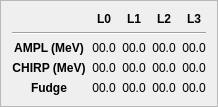
       <widget class="QFrame" name="LEM_abstr">
        <property name="maximumSize">
         <size>
          <width>16777215</width>
          <height>150</height>
         </size>
        </property>
        <property name="frameShape">
         <enum>QFrame::StyledPanel</enum>
        </property>
        <property name="frameShadow">
         <enum>QFrame::Raised</enum>
        </property>
        <layout class="QGridLayout" name="gridLayout_4">
         <item row="2" column="2">
          <widget class="PyDMLabel" name="ampl_l0">
           <property name="font">
            <font>
             <pointsize>9</pointsize>
            </font>
           </property>
           <property name="toolTip">
            <string/>
           </property>
           <property name="styleSheet">
            <string notr="true"/>
           </property>
           <property name="frameShape">
            <enum>QFrame::NoFrame</enum>
           </property>
           <property name="frameShadow">
            <enum>QFrame::Plain</enum>
           </property>
           <property name="text">
            <string>00.0</string>
           </property>
           <property name="alignment">
            <set>Qt::AlignCenter</set>
           </property>
           <property name="precision" stdset="0">
            <number>0</number>
           </property>
           <property name="showUnits" stdset="0">
            <bool>false</bool>
           </property>
           <property name="precisionFromPV" stdset="0">
            <bool>true</bool>
           </property>
           <property name="alarmSensitiveContent" stdset="0">
            <bool>false</bool>
           </property>
           <property name="alarmSensitiveBorder" stdset="0">
            <bool>false</bool>
           </property>
           <property name="PyDMToolTip" stdset="0">
            <string/>
           </property>
           <property name="channel" stdset="0">
            <string>pva://BMAD:SYS0:1:FACET2E:LEM:L0_AMPL</string>
           </property>
           <property name="enableRichText" stdset="0">
            <bool>false</bool>
           </property>
          </widget>
         </item>
         <item row="4" column="2">
          <widget class="PyDMLabel" name="fudge_l0">
           <property name="font">
            <font>
             <pointsize>9</pointsize>
            </font>
           </property>
           <property name="toolTip">
            <string/>
           </property>
           <property name="styleSheet">
            <string notr="true"/>
           </property>
           <property name="frameShape">
            <enum>QFrame::NoFrame</enum>
           </property>
           <property name="frameShadow">
            <enum>QFrame::Plain</enum>
           </property>
           <property name="text">
            <string>00.0</string>
           </property>
           <property name="alignment">
            <set>Qt::AlignCenter</set>
           </property>
           <property name="precision" stdset="0">
            <number>3</number>
           </property>
           <property name="showUnits" stdset="0">
            <bool>false</bool>
           </property>
           <property name="precisionFromPV" stdset="0">
            <bool>false</bool>
           </property>
           <property name="alarmSensitiveContent" stdset="0">
            <bool>false</bool>
           </property>
           <property name="alarmSensitiveBorder" stdset="0">
            <bool>false</bool>
           </property>
           <property name="PyDMToolTip" stdset="0">
            <string/>
           </property>
           <property name="channel" stdset="0">
            <string>pva://BMAD:SYS0:1:FACET2E:LEM:L0_FUDGE</string>
           </property>
           <property name="enableRichText" stdset="0">
            <bool>false</bool>
           </property>
          </widget>
         </item>
         <item row="0" column="4">
          <widget class="QLabel" name="label_3">
           <property name="font">
            <font>
             <weight>75</weight>
             <bold>true</bold>
            </font>
           </property>
           <property name="text">
            <string>L2</string>
           </property>
           <property name="alignment">
            <set>Qt::AlignCenter</set>
           </property>
          </widget>
         </item>
         <item row="0" column="5">
          <widget class="QLabel" name="label_4">
           <property name="font">
            <font>
             <weight>75</weight>
             <bold>true</bold>
            </font>
           </property>
           <property name="text">
            <string>L3</string>
           </property>
           <property name="alignment">
            <set>Qt::AlignCenter</set>
           </property>
          </widget>
         </item>
         <item row="4" column="5">
          <widget class="PyDMLabel" name="fudge_l3">
           <property name="font">
            <font>
             <pointsize>9</pointsize>
            </font>
           </property>
           <property name="toolTip">
            <string/>
           </property>
           <property name="styleSheet">
            <string notr="true"/>
           </property>
           <property name="frameShape">
            <enum>QFrame::NoFrame</enum>
           </property>
           <property name="frameShadow">
            <enum>QFrame::Plain</enum>
           </property>
           <property name="text">
            <string>00.0</string>
           </property>
           <property name="alignment">
            <set>Qt::AlignCenter</set>
           </property>
           <property name="precision" stdset="0">
            <number>3</number>
           </property>
           <property name="showUnits" stdset="0">
            <bool>false</bool>
           </property>
           <property name="precisionFromPV" stdset="0">
            <bool>false</bool>
           </property>
           <property name="alarmSensitiveContent" stdset="0">
            <bool>false</bool>
           </property>
           <property name="alarmSensitiveBorder" stdset="0">
            <bool>false</bool>
           </property>
           <property name="PyDMToolTip" stdset="0">
            <string/>
           </property>
           <property name="channel" stdset="0">
            <string>pva://BMAD:SYS0:1:FACET2E:LEM:L3_FUDGE</string>
           </property>
           <property name="enableRichText" stdset="0">
            <bool>false</bool>
           </property>
          </widget>
         </item>
         <item row="3" column="5">
          <widget class="PyDMLabel" name="chirp_l3">
           <property name="font">
            <font>
             <pointsize>9</pointsize>
            </font>
           </property>
           <property name="toolTip">
            <string/>
           </property>
           <property name="styleSheet">
            <string notr="true"/>
           </property>
           <property name="frameShape">
            <enum>QFrame::NoFrame</enum>
           </property>
           <property name="frameShadow">
            <enum>QFrame::Plain</enum>
           </property>
           <property name="text">
            <string>00.0</string>
           </property>
           <property name="alignment">
            <set>Qt::AlignCenter</set>
           </property>
           <property name="precision" stdset="0">
            <number>0</number>
           </property>
           <property name="showUnits" stdset="0">
            <bool>false</bool>
           </property>
           <property name="precisionFromPV" stdset="0">
            <bool>true</bool>
           </property>
           <property name="alarmSensitiveContent" stdset="0">
            <bool>false</bool>
           </property>
           <property name="alarmSensitiveBorder" stdset="0">
            <bool>false</bool>
           </property>
           <property name="PyDMToolTip" stdset="0">
            <string/>
           </property>
           <property name="channel" stdset="0">
            <string>pva://BMAD:SYS0:1:FACET2E:LEM:L3_CHIRP</string>
           </property>
           <property name="enableRichText" stdset="0">
            <bool>false</bool>
           </property>
          </widget>
         </item>
         <item row="1" column="1" colspan="5">
          <widget class="Line" name="line_5">
           <property name="orientation">
            <enum>Qt::Horizontal</enum>
           </property>
          </widget>
         </item>
         <item row="4" column="4">
          <widget class="PyDMLabel" name="fudgle_l2">
           <property name="font">
            <font>
             <pointsize>9</pointsize>
            </font>
           </property>
           <property name="toolTip">
            <string/>
           </property>
           <property name="styleSheet">
            <string notr="true"/>
           </property>
           <property name="frameShape">
            <enum>QFrame::NoFrame</enum>
           </property>
           <property name="frameShadow">
            <enum>QFrame::Plain</enum>
           </property>
           <property name="text">
            <string>00.0</string>
           </property>
           <property name="alignment">
            <set>Qt::AlignCenter</set>
           </property>
           <property name="precision" stdset="0">
            <number>3</number>
           </property>
           <property name="showUnits" stdset="0">
            <bool>false</bool>
           </property>
           <property name="precisionFromPV" stdset="0">
            <bool>false</bool>
           </property>
           <property name="alarmSensitiveContent" stdset="0">
            <bool>false</bool>
           </property>
           <property name="alarmSensitiveBorder" stdset="0">
            <bool>false</bool>
           </property>
           <property name="PyDMToolTip" stdset="0">
            <string/>
           </property>
           <property name="channel" stdset="0">
            <string>pva://BMAD:SYS0:1:FACET2E:LEM:L2_FUDGE</string>
           </property>
           <property name="enableRichText" stdset="0">
            <bool>false</bool>
           </property>
          </widget>
         </item>
         <item row="2" column="3">
          <widget class="PyDMLabel" name="ampl_l1">
           <property name="font">
            <font>
             <pointsize>9</pointsize>
            </font>
           </property>
           <property name="toolTip">
            <string/>
           </property>
           <property name="styleSheet">
            <string notr="true"/>
           </property>
           <property name="frameShape">
            <enum>QFrame::NoFrame</enum>
           </property>
           <property name="frameShadow">
            <enum>QFrame::Plain</enum>
           </property>
           <property name="text">
            <string>00.0</string>
           </property>
           <property name="alignment">
            <set>Qt::AlignCenter</set>
           </property>
           <property name="precision" stdset="0">
            <number>0</number>
           </property>
           <property name="showUnits" stdset="0">
            <bool>false</bool>
           </property>
           <property name="precisionFromPV" stdset="0">
            <bool>true</bool>
           </property>
           <property name="alarmSensitiveContent" stdset="0">
            <bool>false</bool>
           </property>
           <property name="alarmSensitiveBorder" stdset="0">
            <bool>false</bool>
           </property>
           <property name="PyDMToolTip" stdset="0">
            <string/>
           </property>
           <property name="channel" stdset="0">
            <string>pva://BMAD:SYS0:1:FACET2E:LEM:L1_AMPL</string>
           </property>
           <property name="enableRichText" stdset="0">
            <bool>false</bool>
           </property>
          </widget>
         </item>
         <item row="4" column="3">
          <widget class="PyDMLabel" name="fudge_l1">
           <property name="font">
            <font>
             <pointsize>9</pointsize>
            </font>
           </property>
           <property name="toolTip">
            <string/>
           </property>
           <property name="styleSheet">
            <string notr="true"/>
           </property>
           <property name="frameShape">
            <enum>QFrame::NoFrame</enum>
           </property>
           <property name="frameShadow">
            <enum>QFrame::Plain</enum>
           </property>
           <property name="text">
            <string>00.0</string>
           </property>
           <property name="alignment">
            <set>Qt::AlignCenter</set>
           </property>
           <property name="precision" stdset="0">
            <number>3</number>
           </property>
           <property name="showUnits" stdset="0">
            <bool>false</bool>
           </property>
           <property name="precisionFromPV" stdset="0">
            <bool>false</bool>
           </property>
           <property name="alarmSensitiveContent" stdset="0">
            <bool>false</bool>
           </property>
           <property name="alarmSensitiveBorder" stdset="0">
            <bool>false</bool>
           </property>
           <property name="PyDMToolTip" stdset="0">
            <string/>
           </property>
           <property name="channel" stdset="0">
            <string>pva://BMAD:SYS0:1:FACET2E:LEM:L1_FUDGE</string>
           </property>
           <property name="enableRichText" stdset="0">
            <bool>false</bool>
           </property>
          </widget>
         </item>
         <item row="0" column="3">
          <widget class="QLabel" name="label_2">
           <property name="font">
            <font>
             <weight>75</weight>
             <bold>true</bold>
            </font>
           </property>
           <property name="text">
            <string>L1</string>
           </property>
           <property name="alignment">
            <set>Qt::AlignCenter</set>
           </property>
          </widget>
         </item>
         <item row="2" column="1">
          <widget class="QLabel" name="label_6">
           <property name="font">
            <font>
             <weight>75</weight>
             <bold>true</bold>
            </font>
           </property>
           <property name="text">
            <string>AMPL (MeV)</string>
           </property>
           <property name="alignment">
            <set>Qt::AlignCenter</set>
           </property>
          </widget>
         </item>
         <item row="4" column="1">
          <widget class="QLabel" name="label_12">
           <property name="font">
            <font>
             <weight>75</weight>
             <bold>true</bold>
            </font>
           </property>
           <property name="text">
            <string>Fudge</string>
           </property>
           <property name="alignment">
            <set>Qt::AlignCenter</set>
           </property>
          </widget>
         </item>
         <item row="3" column="4">
          <widget class="PyDMLabel" name="chirp_l2">
           <property name="font">
            <font>
             <pointsize>9</pointsize>
            </font>
           </property>
           <property name="toolTip">
            <string/>
           </property>
           <property name="styleSheet">
            <string notr="true"/>
           </property>
           <property name="frameShape">
            <enum>QFrame::NoFrame</enum>
           </property>
           <property name="frameShadow">
            <enum>QFrame::Plain</enum>
           </property>
           <property name="text">
            <string>00.0</string>
           </property>
           <property name="alignment">
            <set>Qt::AlignCenter</set>
           </property>
           <property name="precision" stdset="0">
            <number>0</number>
           </property>
           <property name="showUnits" stdset="0">
            <bool>false</bool>
           </property>
           <property name="precisionFromPV" stdset="0">
            <bool>true</bool>
           </property>
           <property name="alarmSensitiveContent" stdset="0">
            <bool>false</bool>
           </property>
           <property name="alarmSensitiveBorder" stdset="0">
            <bool>false</bool>
           </property>
           <property name="PyDMToolTip" stdset="0">
            <string/>
           </property>
           <property name="channel" stdset="0">
            <string>pva://BMAD:SYS0:1:FACET2E:LEM:L2_CHIRP</string>
           </property>
           <property name="enableRichText" stdset="0">
            <bool>false</bool>
           </property>
          </widget>
         </item>
         <item row="3" column="3">
          <widget class="PyDMLabel" name="chirp_l1">
           <property name="font">
            <font>
             <pointsize>9</pointsize>
            </font>
           </property>
           <property name="toolTip">
            <string/>
           </property>
           <property name="styleSheet">
            <string notr="true"/>
           </property>
           <property name="frameShape">
            <enum>QFrame::NoFrame</enum>
           </property>
           <property name="frameShadow">
            <enum>QFrame::Plain</enum>
           </property>
           <property name="text">
            <string>00.0</string>
           </property>
           <property name="alignment">
            <set>Qt::AlignCenter</set>
           </property>
           <property name="precision" stdset="0">
            <number>0</number>
           </property>
           <property name="showUnits" stdset="0">
            <bool>false</bool>
           </property>
           <property name="precisionFromPV" stdset="0">
            <bool>true</bool>
           </property>
           <property name="alarmSensitiveContent" stdset="0">
            <bool>false</bool>
           </property>
           <property name="alarmSensitiveBorder" stdset="0">
            <bool>false</bool>
           </property>
           <property name="PyDMToolTip" stdset="0">
            <string/>
           </property>
           <property name="channel" stdset="0">
            <string>pva://BMAD:SYS0:1:FACET2E:LEM:L1_CHIRP</string>
           </property>
           <property name="enableRichText" stdset="0">
            <bool>false</bool>
           </property>
          </widget>
         </item>
         <item row="2" column="4">
          <widget class="PyDMLabel" name="ampl_l2">
           <property name="font">
            <font>
             <pointsize>9</pointsize>
            </font>
           </property>
           <property name="toolTip">
            <string/>
           </property>
           <property name="styleSheet">
            <string notr="true"/>
           </property>
           <property name="frameShape">
            <enum>QFrame::NoFrame</enum>
           </property>
           <property name="frameShadow">
            <enum>QFrame::Plain</enum>
           </property>
           <property name="text">
            <string>00.0</string>
           </property>
           <property name="alignment">
            <set>Qt::AlignCenter</set>
           </property>
           <property name="precision" stdset="0">
            <number>0</number>
           </property>
           <property name="showUnits" stdset="0">
            <bool>false</bool>
           </property>
           <property name="precisionFromPV" stdset="0">
            <bool>true</bool>
           </property>
           <property name="alarmSensitiveContent" stdset="0">
            <bool>false</bool>
           </property>
           <property name="alarmSensitiveBorder" stdset="0">
            <bool>false</bool>
           </property>
           <property name="PyDMToolTip" stdset="0">
            <string/>
           </property>
           <property name="channel" stdset="0">
            <string>pva://BMAD:SYS0:1:FACET2E:LEM:L2_AMPL</string>
           </property>
           <property name="enableRichText" stdset="0">
            <bool>false</bool>
           </property>
          </widget>
         </item>
         <item row="3" column="2">
          <widget class="PyDMLabel" name="chirp_l0">
           <property name="font">
            <font>
             <pointsize>9</pointsize>
            </font>
           </property>
           <property name="toolTip">
            <string/>
           </property>
           <property name="styleSheet">
            <string notr="true"/>
           </property>
           <property name="frameShape">
            <enum>QFrame::NoFrame</enum>
           </property>
           <property name="frameShadow">
            <enum>QFrame::Plain</enum>
           </property>
           <property name="text">
            <string>00.0</string>
           </property>
           <property name="alignment">
            <set>Qt::AlignCenter</set>
           </property>
           <property name="precision" stdset="0">
            <number>0</number>
           </property>
           <property name="showUnits" stdset="0">
            <bool>false</bool>
           </property>
           <property name="precisionFromPV" stdset="0">
            <bool>true</bool>
           </property>
           <property name="alarmSensitiveContent" stdset="0">
            <bool>false</bool>
           </property>
           <property name="alarmSensitiveBorder" stdset="0">
            <bool>false</bool>
           </property>
           <property name="PyDMToolTip" stdset="0">
            <string/>
           </property>
           <property name="channel" stdset="0">
            <string>pva://BMAD:SYS0:1:FACET2E:LEM:L0_CHIRP</string>
           </property>
           <property name="enableRichText" stdset="0">
            <bool>false</bool>
           </property>
          </widget>
         </item>
         <item row="3" column="1">
          <widget class="QLabel" name="label_11">
           <property name="font">
            <font>
             <weight>75</weight>
             <bold>true</bold>
            </font>
           </property>
           <property name="text">
            <string>CHIRP (MeV)</string>
           </property>
           <property name="alignment">
            <set>Qt::AlignCenter</set>
           </property>
          </widget>
         </item>
         <item row="2" column="5">
          <widget class="PyDMLabel" name="ampl_l3">
           <property name="font">
            <font>
             <pointsize>9</pointsize>
            </font>
           </property>
           <property name="toolTip">
            <string/>
           </property>
           <property name="styleSheet">
            <string notr="true"/>
           </property>
           <property name="frameShape">
            <enum>QFrame::NoFrame</enum>
           </property>
           <property name="frameShadow">
            <enum>QFrame::Plain</enum>
           </property>
           <property name="text">
            <string>00.0</string>
           </property>
           <property name="alignment">
            <set>Qt::AlignCenter</set>
           </property>
           <property name="precision" stdset="0">
            <number>0</number>
           </property>
           <property name="showUnits" stdset="0">
            <bool>false</bool>
           </property>
           <property name="precisionFromPV" stdset="0">
            <bool>true</bool>
           </property>
           <property name="alarmSensitiveContent" stdset="0">
            <bool>false</bool>
           </property>
           <property name="alarmSensitiveBorder" stdset="0">
            <bool>false</bool>
           </property>
           <property name="PyDMToolTip" stdset="0">
            <string/>
           </property>
           <property name="channel" stdset="0">
            <string>pva://BMAD:SYS0:1:FACET2E:LEM:L3_AMPL</string>
           </property>
           <property name="enableRichText" stdset="0">
            <bool>false</bool>
           </property>
          </widget>
         </item>
         <item row="0" column="2">
          <widget class="QLabel" name="label">
           <property name="font">
            <font>
             <weight>75</weight>
             <bold>true</bold>
            </font>
           </property>
           <property name="text">
            <string>L0</string>
           </property>
           <property name="alignment">
            <set>Qt::AlignCenter</set>
           </property>
          </widget>
         </item>
        </layout>
       </widget>
